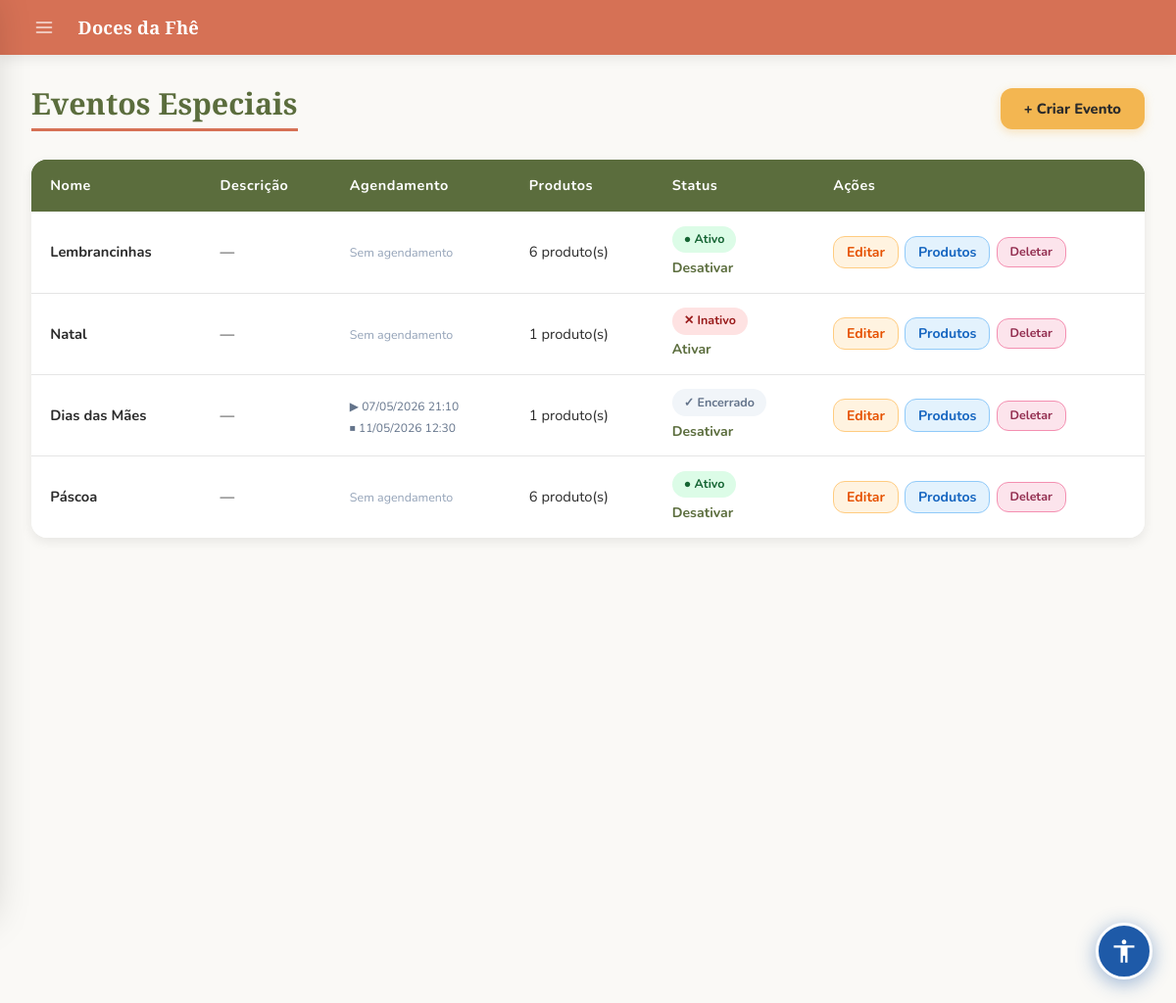
Screenshot of /special/eventos (signed in) with the database file from the repository.
### models.py (models this page shows, shortened)
class SiteConfig(db.Model):
    __tablename__ = "site_config"
    id               = db.Column(db.Integer, primary_key=True)
    color_primary    = db.Column(db.String(20), default='#5B6D3D')
    color_secondary  = db.Column(db.String(20), default='#D67155')
    color_accent     = db.Column(db.String(20), default='#F3B651')
    color_dark       = db.Column(db.String(20), default='#932E50')
    color_bg         = db.Column(db.String(20), default='#FAF9F6')
    color_text       = db.Column(db.String(20), default='#2B2B2B')
    color_text_light = db.Column(db.String(20), default='#6B6B6B')
    auth_bg_color1   = db.Column(db.String(20), default='#e8eed8')
    auth_bg_color2   = db.Column(db.String(20), default='#8fa05a')
    font_title   = db.Column(db.String(100), default='Playfair Display')
    font_body    = db.Column(db.String(100), default='Nunito')
    font_size    = db.Column(db.String(10), default='16')
    title_weight = db.Column(db.String(10), default='700')
    body_weight  = db.Column(db.String(10), default='400')
    layout_mode   = db.Column(db.String(20), default='spacious')
    layout_width  = db.Column(db.String(20), default='centered')
    card_columns  = db.Column(db.Integer,    default=3)
    card_gap      = db.Column(db.Integer,    default=20)
    show_carousel = db.Column(db.Boolean,    default=True)
    btn_radius  = db.Column(db.String(10), default='12px')
    card_shadow = db.Column(db.String(10), default='medium')
    navbar_fixed = db.Column(db.Boolean, default=True)
    anim_enabled     = db.Column(db.Boolean, default=True)
    anim_intensity   = db.Column(db.String(10), default='medium')
    anim_duration    = db.Column(db.Integer,    default=220)
    anim_hover_style = db.Column(db.String(20), default='lift')
    site_name   = db.Column(db.String(100), default='Doces da Fhê')
    logo_url    = db.Column(db.String(255), nullable=True)
    logo_height     = db.Column(db.Integer, default=100)
    logo_fit        = db.Column(db.String(20), default='contain')
    carousel_height = db.Column(db.Integer, default=340)
    card_img_height = db.Column(db.Integer, default=200)
    card_radius     = db.Column(db.String(10), default='16px')
    flash_success   = db.Column(db.String(20), default='#ffffff')
    flash_error     = db.Column(db.String(20), default='#f8d7da')
    flash_info      = db.Column(db.String(20), default='#ffffff')
    new_badge_days  = db.Column(db.Integer, default=7)
    new_badge_ativo = db.Column(db.Boolean, default=True)
    blog_primary    = db.Column(db.String(20), default='#5B6D3D')
    blog_accent     = db.Column(db.String(20), default='#932E50')
    blog_bg         = db.Column(db.String(20), default='#f8fafc')
    blog_card_bg    = db.Column(db.String(20), default='#ffffff')
    blog_text       = db.Column(db.String(20), default='#1e293b')
    agenda_dias_arquivar = db.Column(db.Integer, default=30)
    updated_at      = db.Column(db.DateTime, default=datetime.utcnow, onupdate=datetime.utcnow)

class EventoEspecial(db.Model):
    __tablename__ = "eventos_especiais"
    id          = db.Column(db.Integer, primary_key=True)
    nome        = db.Column(db.String(100), nullable=False, unique=True)
    descricao   = db.Column(db.String(300), nullable=True)
    ativo       = db.Column(db.Boolean, default=True)
    data_inicio = db.Column(db.DateTime, nullable=True)  # None = sem restrição de início
    data_fim    = db.Column(db.DateTime, nullable=True)  # None = sem restrição de fim
    created_at  = db.Column(db.DateTime, default=datetime.utcnow)
    produtos = db.relationship('ProdutoEspecial', backref='evento', lazy=True, cascade='all, delete-orphan')
    @property
    def status_agendamento(self):
        if not self.ativo:
            return 'inativo'
        agora = datetime.now()
        if self.data_inicio and agora < self.data_inicio:
            return 'programado'
        if self.data_fim and agora > self.data_fim:
            return 'encerrado'
        return 'ativo'

### app.py (the view)
@app.route('/special/eventos')
@login_required
@admin_required
def listar_eventos():
    eventos = EventoEspecial.query.order_by(EventoEspecial.created_at.desc()).all()
    return render_template('special/eventos.html', eventos=eventos)

### app.py (called while the page is built)
def admin_required(f):
    @wraps(f)
    def decorated_function(*args, **kwargs):
        if not current_user.is_authenticated or not current_user.is_admin:
            flash("Acesso negado. São necessárias permissões de administrador.", "error")
            return redirect(url_for('dashboard'))
        return f(*args, **kwargs)
    return decorated_function

@login_manager.user_loader
def load_user(user_id):
    return User.query.get(int(user_id))

@app.context_processor
def inject_globals():
    if current_user.is_authenticated:
        total_itens = db.session.query(
            db.func.sum(CarrinhoItem.quantidade)
        ).filter_by(user_id=current_user.id).scalar() or 0
    else:
        total_itens = 0
    site_config = SiteConfig.query.first()
    return dict(carrinho_total=total_itens, site_config=site_config)

### templates/special/eventos.html (shortened to what this page needs)
{% extends "admin/base.html" %}
{% block styles %}
<link rel="stylesheet" href="{{ url_for('static', filename='admin.css') }}">
{% endblock %}
{% block content %}
<div class="evento-header">
  <div class="evento-titulo">
    <h2>Eventos Especiais</h2>
  </div>
  <div class="evento-acoes">
    <a href="{{ url_for('criar_evento') }}" class="btn-primary">+ Criar Evento</a>
  </div>
</div>
{% if eventos %}
<table cellpadding="10">
  <thead>
    <tr>
      <th>Nome</th>
      <th>Descrição</th>
      <th>Agendamento</th>
      <th>Produtos</th>
      <th>Status</th>
      <th>Ações</th>
    </tr>
  </thead>
  <tbody>
    {% for evento in eventos %}
    {% set st = evento.status_agendamento %}
    <tr>
      <td><strong>{{ evento.nome }}</strong></td>
      <td>{{ evento.descricao[:50] ~ '…' if evento.descricao and evento.descricao|length > 50 else (evento.descricao or '—') }}</td>
      <td>
        {% if evento.data_inicio or evento.data_fim %}
          <div class="ev-agenda-info">
            {% if evento.data_inicio %}▶ {{ evento.data_inicio.strftime('%d/%m/%Y %H:%M') }}{% else %}▶ Agora{% endif %}
          </div>
          <div class="ev-agenda-info">
            {% if evento.data_fim %}⏹ {{ evento.data_fim.strftime('%d/%m/%Y %H:%M') }}{% else %}⏹ Sem fim{% endif %}
          </div>
        {% else %}
          <span style="color:#94a3b8; font-size:.78rem;">Sem agendamento</span>
        {% endif %}
      </td>
      <td>{{ evento.produtos | length }} produto(s)</td>
      <td>
        {% if st == 'ativo' %}
          <span class="ev-status ativo">● Ativo</span>
        {% elif st == 'programado' %}
          <span class="ev-status programado">⏰ Programado</span>
        {% elif st == 'encerrado' %}
          <span class="ev-status encerrado">✓ Encerrado</span>
        {% else %}
          <span class="ev-status inativo">✕ Inativo</span>
        {% endif %}
        <br>
        <a href="{{ url_for('toggle_evento_ativo', id=evento.id) }}"
           style="font-size:.72rem; color:var(--color-primary); text-decoration:underline; margin-top:.3rem; display:inline-block;">
          {{ 'Desativar' if evento.ativo else 'Ativar' }}
        </a>
      </td>
      <td>
        <div class="acoes-wrap">
          <a href="{{ url_for('editar_evento', id=evento.id) }}" class="btn-acao btn-toggle">Editar</a>
          <a href="{{ url_for('listar_produtos_especiais', evento_id=evento.id) }}" class="btn-acao btn-editar">Produtos</a>
          <form method="POST" action="{{ url_for('deletar_evento', id=evento.id) }}" style="display:inline;"
                onsubmit="return confirm('Deletar o evento {{ evento.nome }}? Todos os produtos vinculados serão removidos.')">
            <button type="submit" class="btn-acao btn-deletar">Deletar</button>
          </form>
        </div>
      </td>
    </tr>
    {% endfor %}
  </tbody>
</table>
{% else %}
  <p style="color:#64748b; margin-top:1.5rem;">Nenhum evento criado ainda. Clique em <strong>+ Criar Evento</strong> para começar.</p>
{% endif %}
{% endblock %}

### templates/admin/base.html (shortened to what this page needs)
<!DOCTYPE html>
<html>
<head>
  <link href="https://cdn.jsdelivr.net/npm/bootstrap@5.3.0/dist/css/bootstrap.min.css" rel="stylesheet">
  <link rel="stylesheet" href="https://cdnjs.cloudflare.com/ajax/libs/cropperjs/1.6.1/cropper.min.css">
  {% block styles %}{% endblock %}
  <link rel="stylesheet" href="{{ url_for('dynamic_styles') }}">
  {% if not request.path.startswith('/admin') and request.path not in ['/login', '/signup', '/logout', '/forgot-password', '/change-password'] and not request.path.startswith('/reset-password') %}
  <link rel="stylesheet" href="{{ url_for('static', filename='accessibility.css') }}">
  {% endif %}
</head>
<body>
{% if current_user.is_authenticated and current_user.is_admin %}
<div class="topbar">
  <button class="topbar-menu-btn" id="drawerToggle" aria-label="Menu">
    <svg xmlns="http://www.w3.org/2000/svg" width="20" height="20" viewBox="0 0 24 24" fill="none"
         stroke="currentColor" stroke-width="2" stroke-linecap="round" stroke-linejoin="round">
      <line x1="3" y1="6"  x2="21" y2="6"/>
      <line x1="3" y1="12" x2="21" y2="12"/>
      <line x1="3" y1="18" x2="21" y2="18"/>
    </svg>
  </button>
  <span class="topbar-brand">{{ site_config.site_name if site_config else 'Doces da Fhê' }}</span>
</div>
{% endif %}
<div class="acc-content-wrap">
<main id="acc-main-content">
{% block content %}
{% endblock %}
</main>
</div>
{% if not request.path.startswith('/admin') and request.path not in ['/login', '/signup', '/logout', '/forgot-password', '/change-password'] and not request.path.startswith('/reset-password') %}
<label for="acc-open" class="acc-fab" role="button" aria-label="Abrir painel de acessibilidade" title="Acessibilidade">
  <svg xmlns="http://www.w3.org/2000/svg" width="28" height="28" viewBox="0 0 24 24" fill="currentColor">
    <path d="M12 2c1.1 0 2 .9 2 2s-.9 2-2 2-2-.9-2-2 .9-2 2-2zm9 7h-6v13h-2v-6h-2v6H9V9H3V7h18v2z"/>
  </svg>
</label>
{% endif %}
</body>
</html>

### static/admin.css (style rules this page uses)
:root { --color-primary: #5B6D3D; --color-secondary: #D67155; --color-accent: #F3B651; --color-dark: #932E50; --color-bg: #FAF9F6; --color-white: #FFFFFF; --color-text: #2B2B2B; --color-text-light: #6B6B6B; --color-border: #E5E5E5; --color-hover-primary: #4a5932; --color-hover-accent: #d9a13f; --color-hover-secondary: #b85a42; --shadow-sm: 0 2px 6px rgba(0,0,0,.05); --shadow-md: 0 4px 12px rgba(0,0,0,.08); --shadow-lg: 0 8px 20px rgba(0,0,0,.12); --radius-sm: 6px; --radius-md: 10px; --radius-lg: 16px; }
html body { background: var(--color-bg) !important; font-family: 'Nunito', sans-serif !important; margin: 0 !important; padding: 0 !important; }
html body h2 { font-family: 'Playfair Display', serif !important; font-size: 1.9rem !important; color: var(--color-primary) !important; margin: 2rem 2rem 1.2rem !important; padding-bottom: .5rem !important; border-bottom: 3px solid var(--color-secondary) !important; display: inline-block !important; background: none !important; width: auto !important; }
html body .btn-primary, html body a.btn-primary, html body button.btn-primary { background-color: var(--color-accent) !important; border: none !important; color: var(--color-text) !important; border-radius: 12px !important; padding: .6rem 1.5rem !important; font-family: 'Nunito', sans-serif !important; font-weight: 800 !important; font-size: .92rem !important; text-decoration: none !important; transition: background .2s, transform .15s, box-shadow .2s !important; cursor: pointer !important; box-shadow: 0 3px 10px rgba(243,182,81,.35) !important; display: inline-block !important; }
html body table { width: calc(100% - 4rem) !important; margin: 0 2rem 3rem !important; border-collapse: separate !important; border-spacing: 0 !important; background: var(--color-white) !important; border-radius: var(--radius-lg) !important; overflow: hidden !important; box-shadow: var(--shadow-md) !important; border: none !important; }
html body table thead { background: var(--color-primary) !important; }
html body table thead th { background: var(--color-primary) !important; color: var(--color-white) !important; font-family: 'Nunito', sans-serif !important; font-weight: 700 !important; font-size: .9rem !important; padding: 1rem 1.2rem !important; text-align: left !important; letter-spacing: .04em !important; border: none !important; }
html body table tbody tr { background: var(--color-white) !important; border-bottom: 1px solid var(--color-border) !important; transition: background .15s !important; }
html body table tbody tr:last-child { border-bottom: none !important; }
html body table tbody td { padding: .9rem 1.2rem !important; font-size: .92rem !important; color: var(--color-text) !important; border: none !important; border-bottom: 1px solid var(--color-border) !important; vertical-align: middle !important; }
html body table tbody tr:last-child td { border-bottom: none !important; }
html body table tbody td a { font-weight: 700 !important; font-size: .88rem !important; text-decoration: none !important; }
.page-header, .evento-header { display: flex; justify-content: space-between; align-items: center; gap: 1rem; margin: 2rem 2rem 1.8rem; flex-wrap: wrap; }
html body .page-header h2, html body .evento-titulo h2 { font-family: 'Playfair Display', serif !important; font-size: 1.9rem !important; color: var(--color-primary) !important; margin: 0 !important; padding-bottom: .4rem !important; border-bottom: 3px solid var(--color-secondary) !important; display: inline-block !important; }
.page-header-actions, .evento-acoes { display: flex; gap: .8rem; align-items: center; flex-wrap: wrap; flex-shrink: 0; }
.evento-titulo { display: flex; flex-direction: column; gap: .3rem; }
.acoes-wrap { display: flex; gap: .4rem; flex-wrap: wrap; align-items: center; }
.btn-acao { display: inline-block; padding: .32rem .8rem; border-radius: 20px; font-size: .78rem; font-weight: 700; text-decoration: none !important; transition: opacity .15s, transform .1s; white-space: nowrap; }
.btn-toggle { background: #fff3e0; color: #e65100; border: 1.5px solid #ffcc80; }
.btn-editar { background: #e3f2fd; color: #1565c0; border: 1.5px solid #90caf9; }
.btn-deletar { background: #fce4ec; color: var(--color-dark); border: 1.5px solid #f48fb1; }

### rows the page displays
SiteConfig: site_name "Doces da Fhê"
EventoEspecial: nome "Lembrancinhas", descricao "—", shows "Sem agendamento", produtos|length "6", shows "● Ativo", ativo "Desativar"
EventoEspecial: nome "Natal", descricao "—", shows "Sem agendamento", produtos|length "1", shows "✕ Inativo", ativo "Ativar"
EventoEspecial: nome "Dias das Mães", descricao "—", data_inicio "07/05/2026 21:10", data_fim "11/05/2026 12:30", produtos|length "1", shows "✓ Encerrado", ativo "Desativar"
EventoEspecial: nome "Páscoa", descricao "—", shows "Sem agendamento", produtos|length "6", shows "● Ativo", ativo "Desativar"
